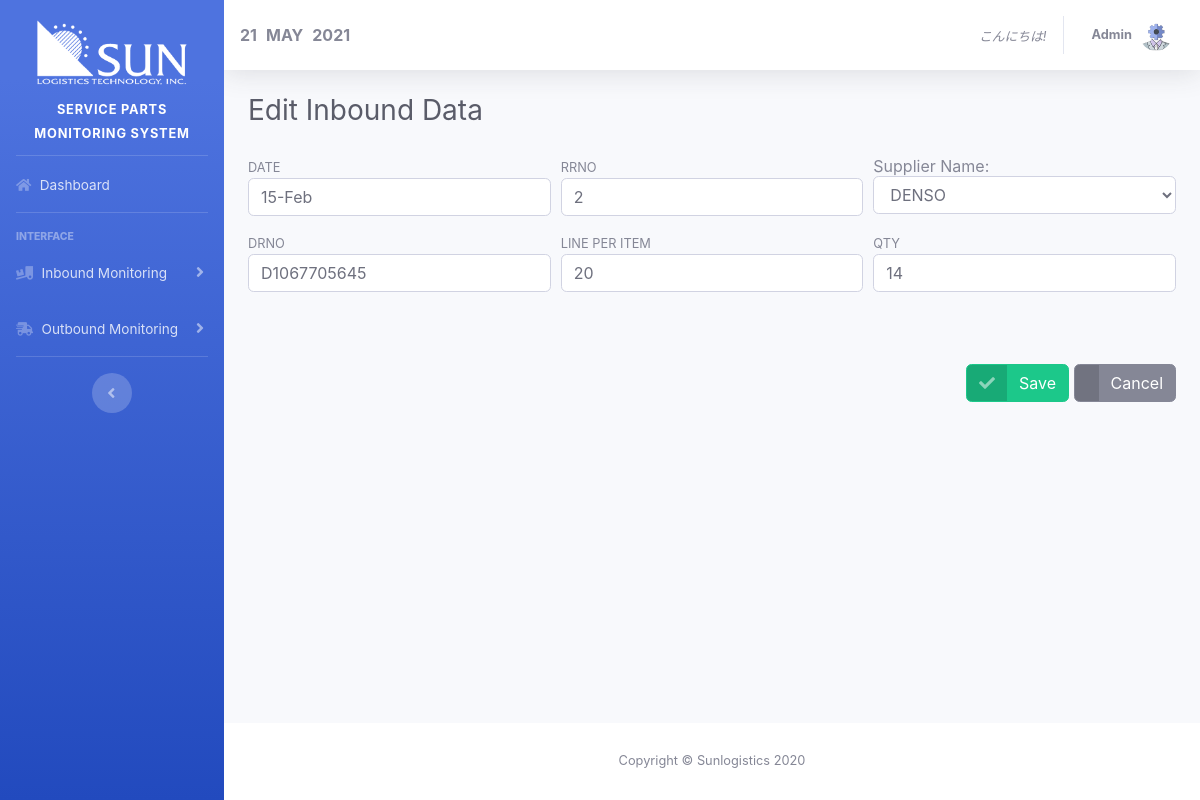
/editInbound.php?id=1 (signed in), run on the app's committed database.
### tables this page shows
CREATE TABLE `tbl_inbound` (
  `id` int(11) NOT NULL,
  `date` varchar(11) NOT NULL,
  `rrNo` int(11) NOT NULL,
  `suppName` varchar(50) NOT NULL,
  `drNo` varchar(50) NOT NULL,
  `linePerItems` int(11) NOT NULL,
  `qty` int(11) NOT NULL,
  `totalNoOfSupp` int(11) NOT NULL,
  `totalLinePerItem` int(11) NOT NULL,
  `totalQty` int(11) NOT NULL,
  `8106` varchar(50) NOT NULL,
  `rrAvail` varchar(50) NOT NULL,
  `rrDispatch` varchar(50) NOT NULL,
  `remarks` varchar(50) NOT NULL,
  `year` varchar(10) NOT NULL
);

### editInbound.php (the view, shortened to what this page needs)
<?php
include 'header.php';
include 'connection.php';
	$myID = $_GET['id'];
	$sqlGetID = "SELECT * FROM tbl_inbound WHERE id='". $myID ."'";
	$getID = $conn->query($sqlGetID);
	$row = mysqli_fetch_array($getID,MYSQLI_ASSOC);
	$date = $row['date'];
	$rrNo = $row['rrNo'];
	$suppName = $row['suppName'];
	$drNo = $row['drNo'];
	$linePerItems = $row['linePerItems'];
	$qty = $row['qty'];
?>
<div class="container-fluid">
	<h1 class="h3 mb-4 text-gray-800">Edit Inbound Data</h1><br>
	<div class="encodeDiv">
		<form method="post">
			<div class="form-row">
				<div class="col level">
					<small>DATE</small>
					<input type="text" class="form-control" value="<?php echo $date;?>" placeholder="Date" name="txtDate" >
				</div>
				<div class="col level">
					<small>RRNO</small>
					<input type="text" id="rrNo" class="form-control" value="<?php echo $rrNo;?>" placeholder="RR NO" name="txtRRNO">
				</div>
				<?php echo getSupplierName($suppName); ?>
			</div>
			<div class="form-row">
				<div class="col">
					<small>DRNO</small>
					<input type="text" id="drNo" class="form-control" value="<?php echo $drNo;?>" placeholder="DR NUMBER" name="txtDRNo">
				</div>
				<div class="col">
					<small>LINE PER ITEM</small>
					<input type="text" id="linePerItems" class="form-control" value="<?php echo $linePerItems;?>" placeholder="LINE PER ITEMS" name="txtLinePerItems">
				</div>
				<div class="col">
					<small>QTY</small>
					<input type="text" id="qty" class="form-control" value="<?php echo $qty;?>" placeholder="QTY" name="txtQty">
				</div>
			</div>
			<br>
			<br><br>
			<div style="text-align: right;">
				<button name="btnSave" id="btnSave" class="btn btn-success btn-icon-split">
					<span class="icon text-white-50">
						<i class="fas fa-check"></i>
					</span>
					<span class="text">Save</span>
				</button>
				<a href="viewInboundPage.php" class="btn btn-secondary btn-icon-split">
					<span class="icon text-white-50">
					</span>
					<span class="text">Cancel</span>
				</a>
			</div>
		</form>
	</div>
</div>
<?php include 'footer.php'; ?>

### style.css (style rules this page uses)
.col.level { margin-top: -22px; }

### data on the page
tbl_inbound: txtDate "15-Feb", txtRRNO "2", txtDRNo "D1067705645", txtLinePerItems "20", txtQty "14"

### other printed values
date("d", $timestamp) "21"
date("F", $timestamp) "MAY"
date("Y", $timestamp) "2021"
form field selectSupplierName "DENSO"
